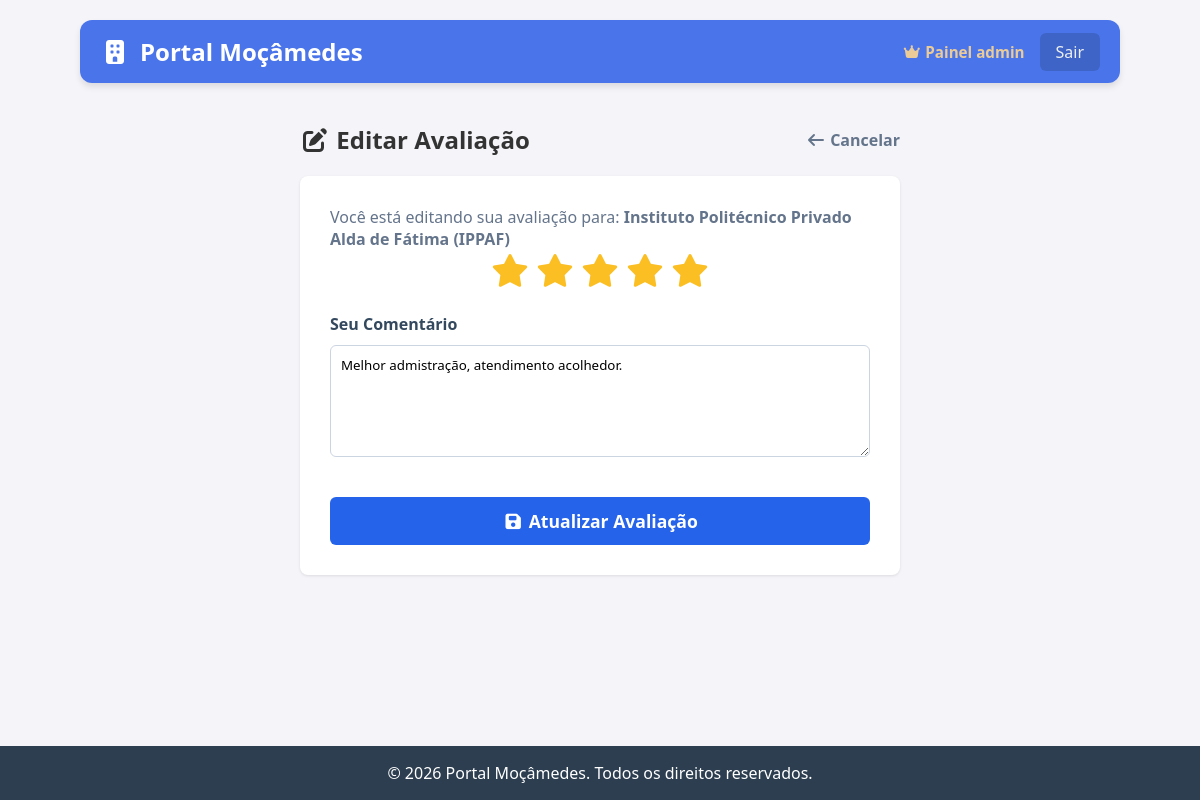
Screenshot of /editar_avaliacao/2 (signed in) with the database file from the repository.
### tables this page shows
CREATE TABLE diretorio (
    id INTEGER PRIMARY KEY AUTOINCREMENT,
    nome TEXT NOT NULL,
    categoria TEXT NOT NULL,    -- Ex: Saúde, Educação, Comércio
    subcategoria TEXT,          -- Ex: Farmácia, Hotel, Escola Primária
    tipo TEXT NOT NULL,         -- 'Publico' ou 'Privado'
    endereco TEXT,
    telefone TEXT,
    horario TEXT,               -- Ex: "08:00 - 18:00"
    descricao_curta TEXT,       -- Resumo para o card
    historia_completa TEXT,     -- Texto longo para a página de detalhes
    imagem_capa TEXT DEFAULT 'default_cover.jpg',
    media_avaliacao REAL DEFAULT 0, -- Média de estrelas (será calculado na Fase 3)
    autor_id INTEGER,           -- Quem cadastrou (geralmente admin)
    data_cadastro TIMESTAMP DEFAULT CURRENT_TIMESTAMP,
    FOREIGN KEY (autor_id) REFERENCES usuarios (id)
);

CREATE TABLE avaliacoes (
        id INTEGER PRIMARY KEY AUTOINCREMENT,
        diretorio_id INTEGER NOT NULL,
        usuario_id INTEGER NOT NULL,
        nota INTEGER NOT NULL CHECK(nota >= 1 AND nota <= 5),
        comentario TEXT,
        data_criacao TIMESTAMP DEFAULT CURRENT_TIMESTAMP,
        FOREIGN KEY (diretorio_id) REFERENCES diretorio (id),
        FOREIGN KEY (usuario_id) REFERENCES usuarios (id)
    );

### app.py (the view, shortened to what this page needs)
@app.route('/editar_avaliacao/<int:id>', methods=['GET', 'POST'])
def editar_avaliacao(id):
    if 'user_id' not in session:
        return redirect(url_for('login'))
    conn = get_db_connection()
    av = conn.execute('SELECT * FROM avaliacoes WHERE id = ?', (id,)).fetchone()
    if not av or session['user_id'] != av['usuario_id']:
        conn.close()
        flash('Acesso negado. Você só pode editar suas próprias avaliações.')
        return redirect(url_for('diretorio'))
    local = conn.execute('SELECT nome FROM diretorio WHERE id = ?', (av['diretorio_id'],)).fetchone()
    conn.close()
    return render_template('editar_avaliacao.html', av=av, local=local)

### app.py (called while the page is built)
def get_db_connection():
    conn = sqlite3.connect('banco.db')
    conn.row_factory = sqlite3.Row
    return conn

### templates/editar_avaliacao.html
{% extends "base.html" %}
{% block content %}
<div class="admin-container" style="max-width: 600px; margin: 40px auto;">
    <div style="display: flex; justify-content: space-between; align-items: center; margin-bottom: 20px;">
        <h2><i class="fas fa-edit"></i> Editar Avaliação</h2>
        <a href="/detalhes/{{ av.diretorio_id }}" style="color: #64748b; font-weight: bold; text-decoration: none;"><i class="fas fa-arrow-left"></i> Cancelar</a>
    </div>
    <div class="admin-card" style="padding: 30px;">
        <p style="color: #64748b; margin-top: 0;">Você está editando sua avaliação para: <strong>{{ local.nome }}</strong></p>
        <form method="POST" action="/editar_avaliacao/{{ av.id }}">
            <div class="star-rating-form" style="margin-bottom: 20px; justify-content: center;">
                <input type="radio" id="star5" name="nota" value="5" {% if av.nota == 5 %}checked{% endif %} required/><label for="star5" title="5 estrelas"><i class="fas fa-star"></i></label>
                <input type="radio" id="star4" name="nota" value="4" {% if av.nota == 4 %}checked{% endif %} /><label for="star4" title="4 estrelas"><i class="fas fa-star"></i></label>
                <input type="radio" id="star3" name="nota" value="3" {% if av.nota == 3 %}checked{% endif %} /><label for="star3" title="3 estrelas"><i class="fas fa-star"></i></label>
                <input type="radio" id="star2" name="nota" value="2" {% if av.nota == 2 %}checked{% endif %} /><label for="star2" title="2 estrelas"><i class="fas fa-star"></i></label>
                <input type="radio" id="star1" name="nota" value="1" {% if av.nota == 1 %}checked{% endif %} /><label for="star1" title="1 estrela"><i class="fas fa-star"></i></label>
            </div>
            <div class="form-group full-width">
                <label>Seu Comentário</label>
                <textarea name="comentario" rows="5" class="form-textarea" style="width: 100%; padding: 10px; border: 1px solid #cbd5e1; border-radius: 6px;">{{ av.comentario }}</textarea>
            </div>
            <button type="submit" class="btn-submit full-width" style="background-color: #2563eb; font-size: 1.1rem; width: 100%;">
                <i class="fas fa-save"></i> Atualizar Avaliação
            </button>
        </form>
    </div>
</div>
{% endblock %}

### static/css/style.css (style rules this page uses)
* { margin: 0; padding: 0; box-sizing: border-box; font-family: 'Segoe UI', Tahoma, Geneva, Verdana, sans-serif; }
body { background-color: #f4f4f9; color: #333; display: flex; flex-direction: column; min-height: 100vh; }
.form-group { margin-bottom: 15px; }
input, button { padding: 10px; width: 100%; margin-top: 5px; }
.form-group { margin-bottom: 20px; text-align: left; }
.form-group label { display: block; margin-bottom: 5px; font-weight: bold; color: #34495e; }
.admin-container { max-width: 1000px; margin: 0 auto; }
.admin-card { background: white; padding: 25px; border-radius: 8px; box-shadow: 0 1px 3px rgba(0,0,0,0.1); }
.form-select, .form-textarea { width: 100%; padding: 10px; border: 1px solid #bdc3c7; border-radius: 6px; margin-top: 5px; font-family: inherit; }
.btn-submit { background-color: #2ecc71; color: white; border: none; padding: 12px 20px; border-radius: 6px; cursor: pointer; font-weight: bold; width: 100%; margin-top: 15px; transition: background 0.3s; }
.star-rating-form { display: flex; flex-direction: row-reverse; justify-content: flex-end; gap: 5px; }
.star-rating-form label { color: #cbd5e1; font-size: 2rem; cursor: pointer; transition: color 0.2s; }
.star-rating-form input:checked ~ label { color: #fbbf24; }
body, html { margin: 0; padding: 0; font-family: 'Segoe UI', Roboto, Helvetica, Arial, sans-serif; }

### rows the page displays
diretorio: nome "Instituto Politécnico Privado Alda de Fátima (IPPAF)"
avaliacoes: comentario "Melhor admistração, atendimento acolhedor."
